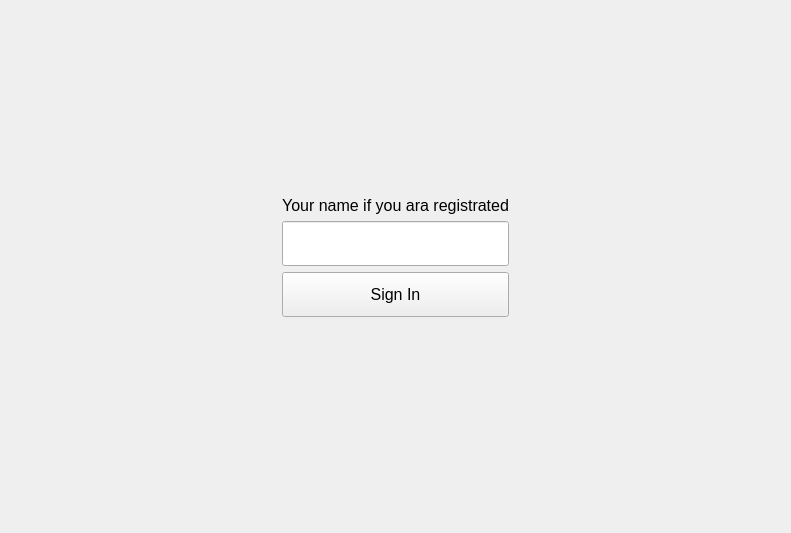
      <widget class="QWidget" name="page_6">
       <layout class="QGridLayout" name="gridLayout_9">
        <item row="0" column="1">
         <spacer name="verticalSpacer">
          <property name="orientation">
           <enum>Qt::Vertical</enum>
          </property>
          <property name="sizeHint" stdset="0">
           <size>
            <width>20</width>
            <height>185</height>
           </size>
          </property>
         </spacer>
        </item>
        <item row="1" column="0">
         <spacer name="horizontalSpacer_9">
          <property name="orientation">
           <enum>Qt::Horizontal</enum>
          </property>
          <property name="sizeHint" stdset="0">
           <size>
            <width>271</width>
            <height>20</height>
           </size>
          </property>
         </spacer>
        </item>
        <item row="1" column="1">
         <layout class="QVBoxLayout" name="verticalLayout_12">
          <item>
           <widget class="QLabel" name="label_5">
            <property name="font">
             <font>
              <pointsize>12</pointsize>
             </font>
            </property>
            <property name="text">
             <string>Your name if you ara registrated</string>
            </property>
            <property name="alignment">
             <set>Qt::AlignCenter</set>
            </property>
           </widget>
          </item>
          <item>
           <widget class="QLineEdit" name="lineEdit_regis">
            <property name="minimumSize">
             <size>
              <width>130</width>
              <height>45</height>
             </size>
            </property>
            <property name="font">
             <font>
              <pointsize>14</pointsize>
             </font>
            </property>
            <property name="frame">
             <bool>true</bool>
            </property>
            <property name="alignment">
             <set>Qt::AlignCenter</set>
            </property>
           </widget>
          </item>
          <item>
           <widget class="QPushButton" name="sign_in">
            <property name="minimumSize">
             <size>
              <width>0</width>
              <height>45</height>
             </size>
            </property>
            <property name="font">
             <font>
              <pointsize>12</pointsize>
             </font>
            </property>
            <property name="text">
             <string>Sign In</string>
            </property>
           </widget>
          </item>
          <item>
           <widget class="QLabel" name="status">
            <property name="text">
             <string/>
            </property>
            <property name="alignment">
             <set>Qt::AlignRight|Qt::AlignTrailing|Qt::AlignVCenter</set>
            </property>
           </widget>
          </item>
         </layout>
        </item>
        <item row="1" column="2">
         <spacer name="horizontalSpacer_10">
          <property name="orientation">
           <enum>Qt::Horizontal</enum>
          </property>
          <property name="sizeHint" stdset="0">
           <size>
            <width>271</width>
            <height>20</height>
           </size>
          </property>
         </spacer>
        </item>
        <item row="2" column="1">
         <spacer name="verticalSpacer_2">
          <property name="orientation">
           <enum>Qt::Vertical</enum>
          </property>
          <property name="sizeHint" stdset="0">
           <size>
            <width>20</width>
            <height>185</height>
           </size>
          </property>
         </spacer>
        </item>
       </layout>
      </widget>
